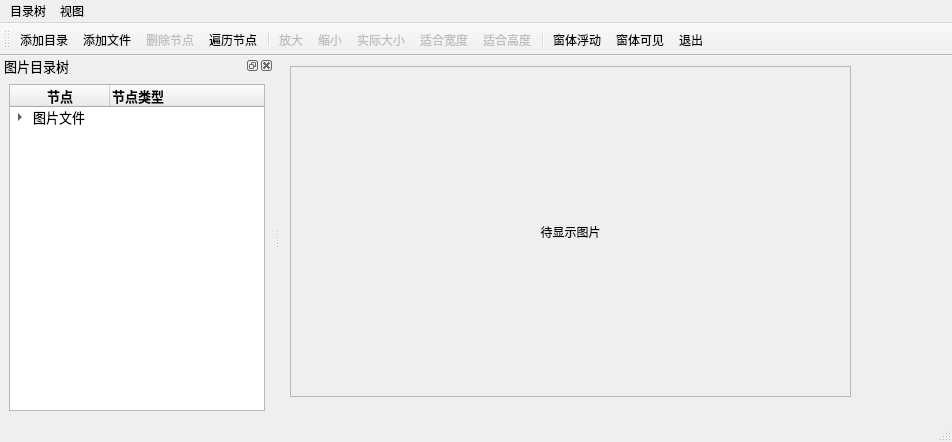
<?xml version="1.0" encoding="UTF-8"?>
<ui version="4.0">
 <class>MainWindow</class>
 <widget class="QMainWindow" name="MainWindow">
  <property name="geometry">
   <rect>
    <x>0</x>
    <y>0</y>
    <width>952</width>
    <height>442</height>
   </rect>
  </property>
  <property name="windowTitle">
   <string>MainWindow</string>
  </property>
  <widget class="QWidget" name="centralWidget">
   <widget class="QScrollArea" name="scrollArea">
    <property name="geometry">
     <rect>
      <x>10</x>
      <y>10</y>
      <width>561</width>
      <height>331</height>
     </rect>
    </property>
    <property name="widgetResizable">
     <bool>true</bool>
    </property>
    <widget class="QWidget" name="scrollAreaWidgetContents">
     <property name="geometry">
      <rect>
       <x>0</x>
       <y>0</y>
       <width>559</width>
       <height>329</height>
      </rect>
     </property>
     <layout class="QVBoxLayout" name="verticalLayout_2">
      <item>
       <widget class="QLabel" name="LabPicture">
        <property name="text">
         <string>待显示图片</string>
        </property>
        <property name="alignment">
         <set>Qt::AlignCenter</set>
        </property>
       </widget>
      </item>
     </layout>
    </widget>
   </widget>
  </widget>
  <widget class="QDockWidget" name="dockWidget">
   <property name="font">
    <font>
     <pointsize>10</pointsize>
    </font>
   </property>
   <property name="allowedAreas">
    <set>Qt::LeftDockWidgetArea|Qt::RightDockWidgetArea</set>
   </property>
   <property name="windowTitle">
    <string>图片目录树</string>
   </property>
   <attribute name="dockWidgetArea">
    <number>1</number>
   </attribute>
   <widget class="QWidget" name="dockWidgetContents">
    <layout class="QVBoxLayout" name="verticalLayout">
     <item>
      <widget class="QTreeWidget" name="treeFiles">
       <column>
        <property name="text">
         <string>节点</string>
        </property>
        <property name="font">
         <font>
          <weight>75</weight>
          <bold>true</bold>
         </font>
        </property>
        <property name="textAlignment">
         <set>AlignCenter</set>
        </property>
       </column>
       <column>
        <property name="text">
         <string>节点类型</string>
        </property>
        <property name="font">
         <font>
          <weight>75</weight>
          <bold>true</bold>
         </font>
        </property>
       </column>
       <item>
        <property name="text">
         <string>图片文件</string>
        </property>
        <property name="icon">
         <iconset resource="res.qrc">
          <normaloff>:/images/icons/15.ico</normaloff>:/images/icons/15.ico</iconset>
        </property>
        <item>
         <property name="text">
          <string>分组节点</string>
         </property>
         <property name="icon">
          <iconset resource="res.qrc">
           <normaloff>:/images/icons/open3.bmp</normaloff>:/images/icons/open3.bmp</iconset>
         </property>
         <item>
          <property name="text">
           <string>图片节点</string>
          </property>
          <property name="icon">
           <iconset resource="res.qrc">
            <normaloff>:/images/icons/31.ico</normaloff>:/images/icons/31.ico</iconset>
          </property>
          <property name="text">
           <string/>
          </property>
         </item>
        </item>
        <item>
         <property name="text">
          <string>分组2</string>
         </property>
         <property name="icon">
          <iconset resource="res.qrc">
           <normaloff>:/images/icons/open3.bmp</normaloff>:/images/icons/open3.bmp</iconset>
         </property>
         <item>
          <property name="text">
           <string>图片2</string>
          </property>
          <property name="icon">
           <iconset resource="res.qrc">
            <normaloff>:/images/icons/31.ico</normaloff>:/images/icons/31.ico</iconset>
          </property>
         </item>
        </item>
       </item>
      </widget>
     </item>
    </layout>
   </widget>
  </widget>
  <widget class="QMenuBar" name="menuBar">
   <property name="geometry">
    <rect>
     <x>0</x>
     <y>0</y>
     <width>952</width>
     <height>26</height>
    </rect>
   </property>
   <widget class="QMenu" name="menuPic">
    <property name="title">
     <string>目录树</string>
    </property>
    <addaction name="actTree_AddFolder"/>
    <addaction name="actTree_AddFiles"/>
    <addaction name="actTree_DeleteItem"/>
    <addaction name="actTree_ScanItems"/>
    <addaction name="separator"/>
    <addaction name="actClose"/>
   </widget>
   <widget class="QMenu" name="menuView">
    <property name="title">
     <string>视图</string>
    </property>
    <addaction name="actZoomIn"/>
    <addaction name="actZoomOut"/>
    <addaction name="actZoomRealSize"/>
    <addaction name="actZoomFitW"/>
    <addaction name="actZoomFitH"/>
   </widget>
   <addaction name="menuPic"/>
   <addaction name="menuView"/>
  </widget>
  <widget class="QToolBar" name="mainToolBar">
   <property name="windowTitle">
    <string>toolBar</string>
   </property>
   <property name="toolButtonStyle">
    <enum>Qt::ToolButtonTextUnderIcon</enum>
   </property>
   <attribute name="toolBarArea">
    <enum>TopToolBarArea</enum>
   </attribute>
   <attribute name="toolBarBreak">
    <bool>false</bool>
   </attribute>
   <addaction name="actTree_AddFolder"/>
   <addaction name="actTree_AddFiles"/>
   <addaction name="actTree_DeleteItem"/>
   <addaction name="actTree_ScanItems"/>
   <addaction name="separator"/>
   <addaction name="actZoomIn"/>
   <addaction name="actZoomOut"/>
   <addaction name="actZoomRealSize"/>
   <addaction name="actZoomFitW"/>
   <addaction name="actZoomFitH"/>
   <addaction name="separator"/>
   <addaction name="actDockFloat"/>
   <addaction name="actDockVisible"/>
   <addaction name="actClose"/>
  </widget>
  <widget class="QStatusBar" name="statusBar"/>
  <action name="actTree_AddFolder">
   <property name="icon">
    <iconset resource="res.qrc">
     <normaloff>:/images/icons/open3.bmp</normaloff>:/images/icons/open3.bmp</iconset>
   </property>
   <property name="text">
    <string>添加目录...</string>
   </property>
   <property name="toolTip">
    <string>添加目录</string>
   </property>
   <property name="shortcut">
    <string>Ctrl+F</string>
   </property>
  </action>
  <action name="actTree_AddFiles">
   <property name="icon">
    <iconset resource="res.qrc">
     <normaloff>:/images/icons/824.bmp</normaloff>:/images/icons/824.bmp</iconset>
   </property>
   <property name="text">
    <string>添加文件...</string>
   </property>
   <property name="toolTip">
    <string>添加文件</string>
   </property>
   <property name="shortcut">
    <string>Ctrl+N</string>
   </property>
  </action>
  <action name="actZoomIn">
   <property name="enabled">
    <bool>false</bool>
   </property>
   <property name="icon">
    <iconset resource="res.qrc">
     <normaloff>:/images/icons/418.bmp</normaloff>:/images/icons/418.bmp</iconset>
   </property>
   <property name="text">
    <string>放大</string>
   </property>
   <property name="toolTip">
    <string>放大图片</string>
   </property>
   <property name="shortcut">
    <string>Ctrl+I</string>
   </property>
  </action>
  <action name="actZoomOut">
   <property name="enabled">
    <bool>false</bool>
   </property>
   <property name="icon">
    <iconset resource="res.qrc">
     <normaloff>:/images/icons/416.bmp</normaloff>:/images/icons/416.bmp</iconset>
   </property>
   <property name="text">
    <string>缩小</string>
   </property>
   <property name="toolTip">
    <string>缩小图片</string>
   </property>
   <property name="shortcut">
    <string>Ctrl+O</string>
   </property>
  </action>
  <action name="actZoomRealSize">
   <property name="enabled">
    <bool>false</bool>
   </property>
   <property name="icon">
    <iconset resource="res.qrc">
     <normaloff>:/images/icons/414.bmp</normaloff>:/images/icons/414.bmp</iconset>
   </property>
   <property name="text">
    <string>实际大小</string>
   </property>
   <property name="toolTip">
    <string>图片实际大小显示</string>
   </property>
  </action>
  <action name="actZoomFitW">
   <property name="enabled">
    <bool>false</bool>
   </property>
   <property name="icon">
    <iconset resource="res.qrc">
     <normaloff>:/images/icons/424.bmp</normaloff>:/images/icons/424.bmp</iconset>
   </property>
   <property name="text">
    <string>适合宽度</string>
   </property>
   <property name="toolTip">
    <string>适合宽度显示</string>
   </property>
   <property name="shortcut">
    <string>Ctrl+W</string>
   </property>
  </action>
  <action name="actTree_DeleteItem">
   <property name="enabled">
    <bool>false</bool>
   </property>
   <property name="icon">
    <iconset resource="res.qrc">
     <normaloff>:/images/icons/delete1.bmp</normaloff>:/images/icons/delete1.bmp</iconset>
   </property>
   <property name="text">
    <string>删除节点</string>
   </property>
   <property name="toolTip">
    <string>删除节点</string>
   </property>
  </action>
  <action name="actClose">
   <property name="icon">
    <iconset resource="res.qrc">
     <normaloff>:/images/icons/exit.bmp</normaloff>:/images/icons/exit.bmp</iconset>
   </property>
   <property name="text">
    <string>退出</string>
   </property>
   <property name="toolTip">
    <string>退出本系统</string>
   </property>
  </action>
  <action name="actZoomFitH">
   <property name="enabled">
    <bool>false</bool>
   </property>
   <property name="icon">
    <iconset resource="res.qrc">
     <normaloff>:/images/icons/426.bmp</normaloff>:/images/icons/426.bmp</iconset>
   </property>
   <property name="text">
    <string>适合高度</string>
   </property>
   <property name="shortcut">
    <string>Ctrl+H</string>
   </property>
  </action>
  <action name="actTree_ScanItems">
   <property name="icon">
    <iconset resource="res.qrc">
     <normaloff>:/images/icons/fold.bmp</normaloff>:/images/icons/fold.bmp</iconset>
   </property>
   <property name="text">
    <string>遍历节点</string>
   </property>
   <property name="toolTip">
    <string>遍历节点</string>
   </property>
  </action>
  <action name="actDockVisible">
   <property name="checkable">
    <bool>true</bool>
   </property>
   <property name="checked">
    <bool>false</bool>
   </property>
   <property name="icon">
    <iconset resource="res.qrc">
     <normaloff>:/images/icons/414.bmp</normaloff>:/images/icons/414.bmp</iconset>
   </property>
   <property name="text">
    <string>窗体可见</string>
   </property>
   <property name="toolTip">
    <string>窗体可见</string>
   </property>
  </action>
  <action name="actDockFloat">
   <property name="checkable">
    <bool>true</bool>
   </property>
   <property name="checked">
    <bool>false</bool>
   </property>
   <property name="icon">
    <iconset resource="res.qrc">
     <normaloff>:/images/icons/814.bmp</normaloff>:/images/icons/814.bmp</iconset>
   </property>
   <property name="text">
    <string>窗体浮动</string>
   </property>
   <property name="toolTip">
    <string>窗体浮动</string>
   </property>
  </action>
 </widget>
 <resources>
  <include location="res.qrc"/>
 </resources>
 <connections>
  <connection>
   <sender>actClose</sender>
   <signal>triggered()</signal>
   <receiver>MainWindow</receiver>
   <slot>close()</slot>
   <hints>
    <hint type="sourcelabel">
     <x>-1</x>
     <y>-1</y>
    </hint>
    <hint type="destinationlabel">
     <x>475</x>
     <y>220</y>
    </hint>
   </hints>
  </connection>
 </connections>
</ui>
